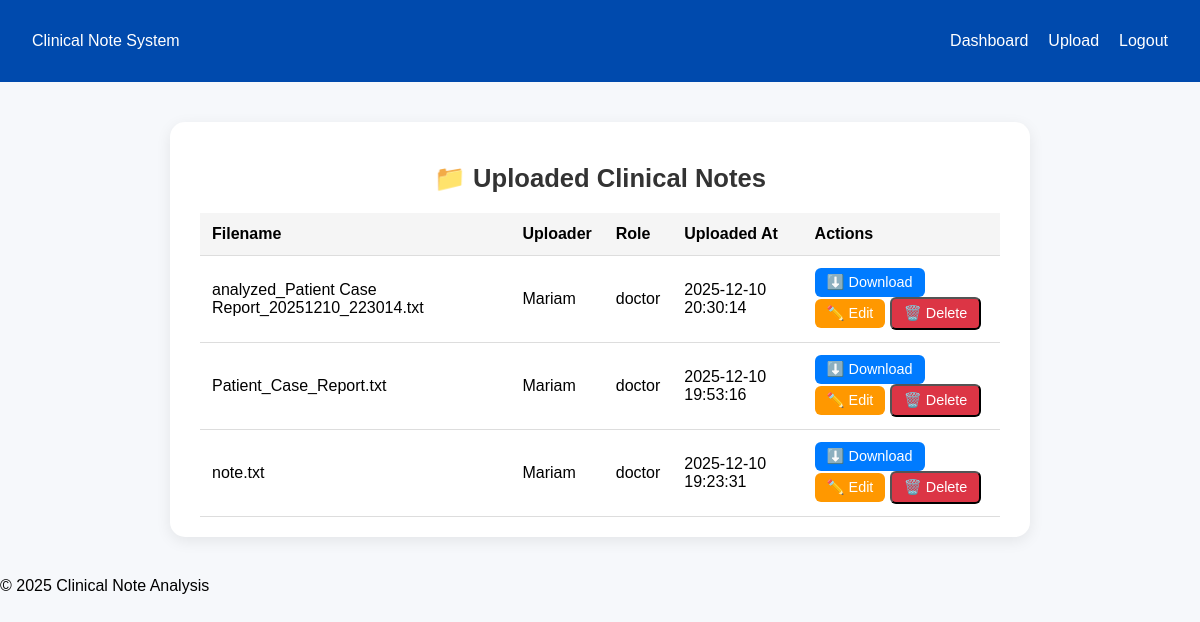
Page /view_uploads (signed in) on the earlier database version.
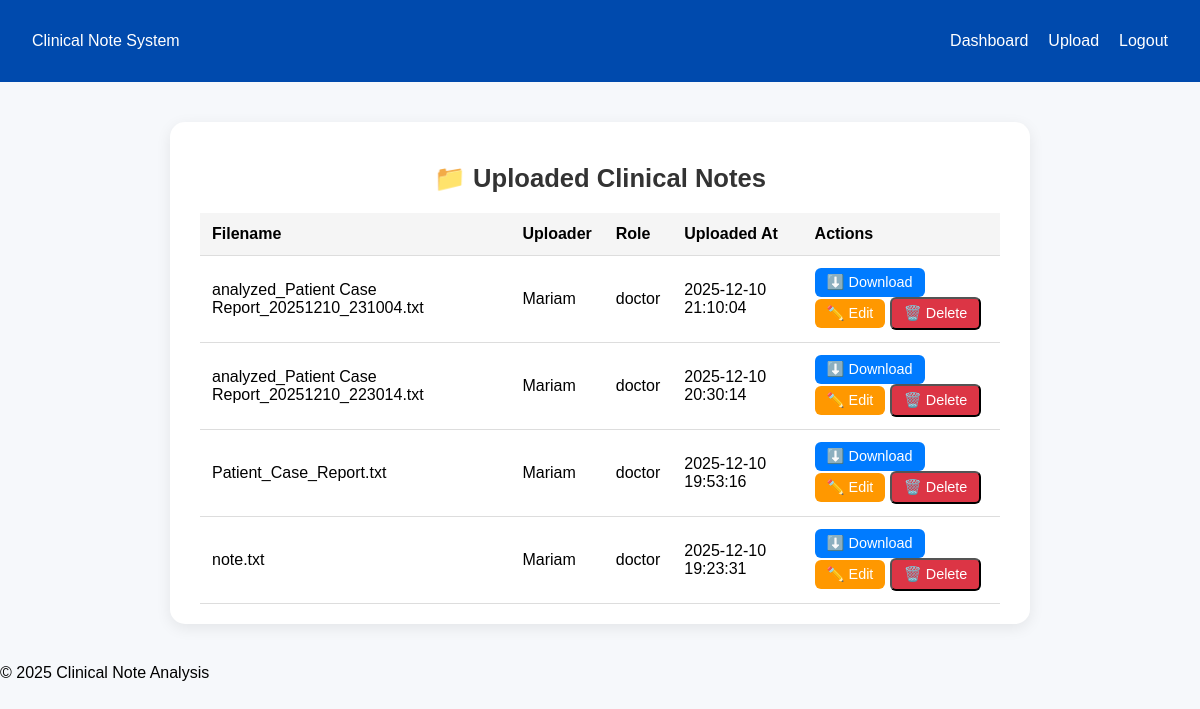
Same page on the later database version.
### tables this page shows
CREATE TABLE uploads (
                        id INTEGER PRIMARY KEY AUTOINCREMENT,
                        filename TEXT NOT NULL,
                        uploader TEXT NOT NULL,
                        role TEXT NOT NULL,
                        uploaded_at TIMESTAMP DEFAULT CURRENT_TIMESTAMP
                    );

### app.py (the view, shortened to what this page needs)
@app.route('/view_uploads')
def view_uploads():
    role = session.get('role')
    username = session.get('username')
    if role not in ['doctor', 'nurse']:
        return redirect(url_for('login'))
    with get_db() as conn:
        if role == 'doctor':
            files = conn.execute(
                "SELECT * FROM uploads ORDER BY uploaded_at DESC"
            ).fetchall()
    return render_template('view_uploads.html', files=files, role=role)

### app.py (called while the page is built)
def get_db():
    conn = sqlite3.connect("database.db")
    conn.row_factory = sqlite3.Row
    return conn

### Templates/view_uploads.html (shortened to what this page needs)
{% extends "base.html" %}
{% block content %}
<div class="view-uploads-container">
  <h2 class="section-title">📁 Uploaded Clinical Notes</h2>
  {% if files %}
  <table class="uploads-table">
    <thead>
      <tr>
        <th>Filename</th>
        <th>Uploader</th>
        <th>Role</th>
        <th>Uploaded At</th>
        <th>Actions</th>
      </tr>
    </thead>
    <tbody>
      {% for file in files %}
      <tr>
        <td>{{ file.filename }}</td>
        <td>{{ file.uploader }}</td>
        <td>{{ file.role }}</td>
        <td>{{ file.uploaded_at }}</td>
        <td>
  <a href="{{ url_for('download_file', filename=file.filename, uploader_role=file.role) }}"
     class="download-btn">⬇️ Download</a>
  {% if role == 'doctor' and file.filename.endswith('.txt') %}
    {% if file.role == 'doctor' or (file.role == 'nurse') %}
    <a href="{{ url_for('edit_file', filename=file.filename, uploader_role=file.role) }}"
       class="download-btn" style="background:#ff9800;">
      ✏️ Edit
    </a>
    {% endif %}
  {% endif %}
  {% if role == 'doctor' %}
    {% if file.role == 'doctor' or (file.role == 'nurse') %}
    <form action="{{ url_for('delete_file', filename=file.filename, uploader_role=file.role) }}"
          method="POST" style="display:inline;">
      <button type="submit" class="download-btn" style="background:#dc3545;"
              onclick="return confirm('Are you sure you want to delete this file?')">
        🗑️ Delete
      </button>
    </form>
    {% endif %}
  {% endif %}
</td>
      </tr>
      {% endfor %}
    </tbody>
  </table>
  {% else %}
  <p class="no-files-msg">No files uploaded yet. 📄</p>
  {% endif %}
</div>
{% endblock %}

Differences in the rows shown:
added uploads: filename "analyzed_Patient Case Report_20251210_231004.txt", uploader "Mariam", role "doctor", uploaded_at "2025-12-10 21:10:04"
